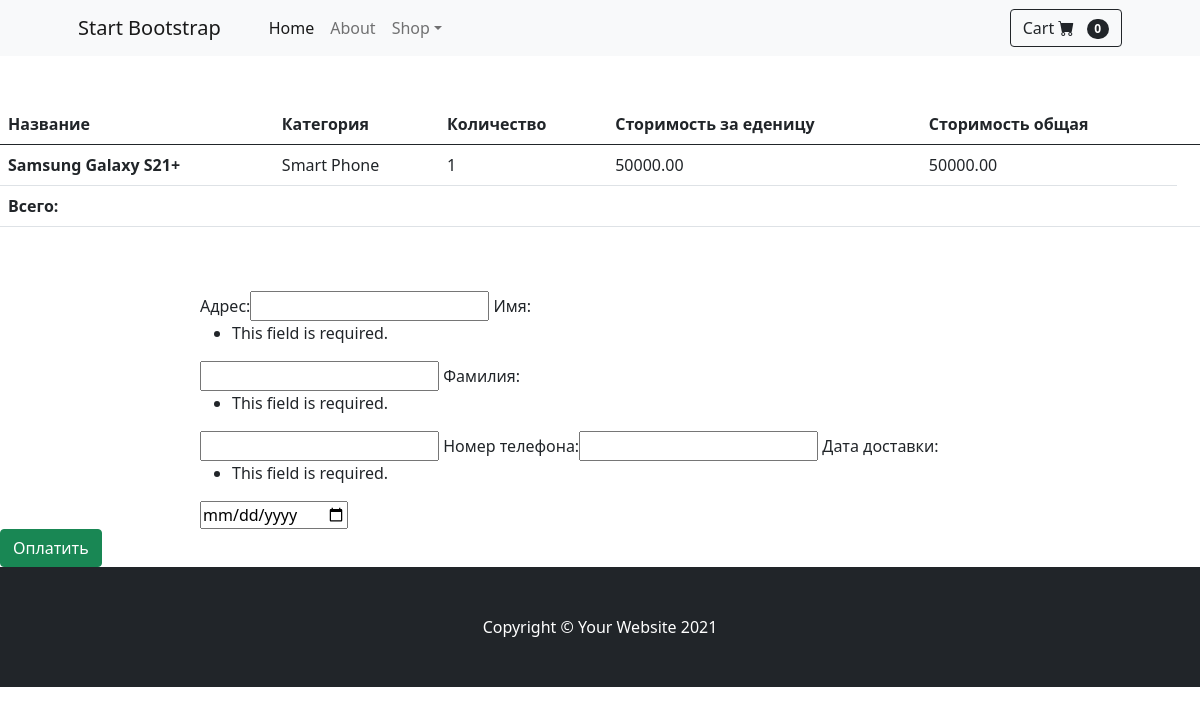
/order/ (signed in), run on the app's committed database.
### Firstapp/models.py (models this page shows, shortened)
class CartProduct(models.Model):
    user = models.ForeignKey('Customer',on_delete=models.CASCADE,verbose_name='Покупатель')
    cart = models.ForeignKey('Cart', on_delete=models.CASCADE,verbose_name='Корзина',related_name = 'related_product')
    product = models.ForeignKey(Product, on_delete=models.CASCADE)
    quantity = models.PositiveIntegerField(default=1)
    final_price =  models.DecimalField(max_digits=9,decimal_places=2, null=True, verbose_name = 'Финальная цена продукта')

class Product(models.Model):
    category = models.ForeignKey(Category, verbose_name='Категория', on_delete=models.CASCADE)
    title = models.CharField(max_length=255,verbose_name='Название продукта')
    slug = models.SlugField(unique=True)
    price = models.DecimalField(max_digits=9,decimal_places=2, verbose_name = 'Цена продукта')
    image = models.ImageField(verbose_name = 'Картинка продукта')
    description = models.TextField(verbose_name = 'Описание продукта', null=True)

class Category(models.Model):
    title = models.CharField(max_length=255, verbose_name='Название категории')
    slug = models.SlugField(unique=True)
    def __str__(self):
        return self.title

### Firstapp/views.py (the view)
class OrderView(CartMixin, View):
    def get(self, request, *args, **kwargs):
        form = OrderForm(request.POST)
        context = {
            'cart':self.cart,
            'form':form
            }
        return render(request, 'Firstapp/order.html', context)

### Firstapp/forms.py
class OrderForm(forms.ModelForm):
    def __init__(self, *args, **kwargs):
        super().__init__(*args, **kwargs)
        self.fields['data'].label = 'Дата доставки'
    data = forms.DateField(widget=forms.TextInput(attrs={'type':'date'}))
    class Meta:
        model = Order
        fields = ('adress',
                  'first_name',
                  'last_name',
                  'phone',
                  'data',)

### Firstapp/mixins.py (called while the page is built)
    def dispatch(self, request, *args, **kwargs):
        if request.user.is_authenticated:
            customer = Customer.objects.filter(user=request.user).first()
            if not customer:
                customer = Customer.objects.create(user=request.user)
            self.customer = customer
            cart = Cart.objects.filter(owner=customer, in_order=False).first()
            if not cart:
                cart = Cart.objects.create(owner=customer)
        else:
            cart = Cart.objects.filter(for_anonym_user=True).first()
            if not cart:
                cart = Cart.objects.create(for_anonym_user=True)
        self.cart = cart
        if self.cart.finl_price == None:
            self.price = 0
            self.cart.finl_price = 0
        else:
            self.price = self.cart.finl_price
        return super().dispatch(request, *args, **kwargs)

### Firstapp/templates/Firstapp/order.html
{%extends 'Firstapp/index.html'%}
{%block content%}
<section class="py-5">
    <table class="table">
        <thead>
            <tr>
                <th scope="col">Название</th>
                <th scope="col">Категория</th>
                <th scope="col">Количество</th>
                <th scope="col">Сторимость за еденицу</th>
                <th scope="col">Сторимость общая</th>
                <th scope="col"></th>
            </tr>
        </thead>
        <tbody>
            {% for item in cart.products.all %}
            <tr>
                <th scope="row">{{item.product.title}}</th>
                <td>{{item.product.category}}</td>
                <td>{{item.quantity}}</td>
                <td>{{item.product.price}}</td>
                <td>{{item.final_price}}</td>
            </tr>
            {% endfor %}
            <tr>
                <th scope="row">Всего:</th>
                <td></td>
                <td></td>
                <td></td>
                <td></td>
                <td>   </td>
            </tr>
        </tbody>
    </table>
</section>
<form action="{%url 'make_order'%}" method="post">
    <div class="col-md-8 mx-auto">{{form}}</div>
    <input type="submit" class="btn btn-success"  value="Оплатить" />
</form>
{%endblock content%}

### data on the page
CartProduct: product "Samsung Galaxy S21+", product.category "Smart Phone", quantity "1", product.price "50000.00", final_price "50000.00"
